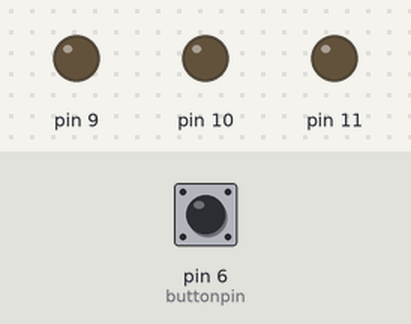
Simulated run of this sketch. Board: Arduino Uno, built with avr-gcc and run on an emulated ATmega328P. On the bench: output pins drawn as LEDs (lit = HIGH). Inputs (shaded band) come from the test bench; at power-on: pin 6 (buttonpin) LOW.

Above: at 1.2 s.
1.3 s: pin 6 (buttonpin) pulled HIGH for 0.15 s
At 1.9 s:
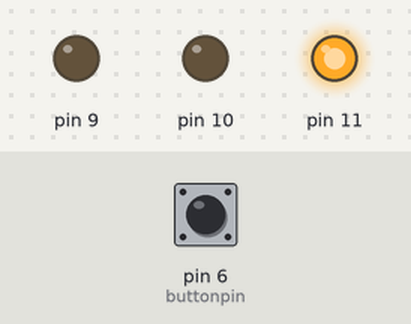
At 6.9 s:
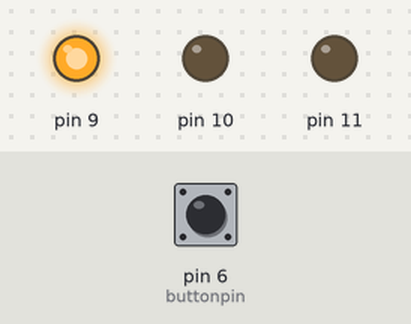
Timing chart, 0 to 18.8 s (numbered marks = the images above; inputs shaded):
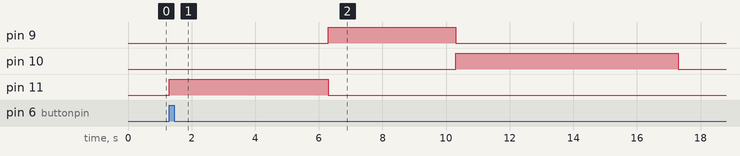

Measured:
- after the input at 1.3 s, pin 9: LOW → HIGH after 5.0 s, → LOW 4.0 s later; pin 10: LOW → HIGH after 9.0 s, → LOW 7.0 s later; pin 11: LOW → HIGH at once, → LOW 5.0 s later

The sketch:

stop_light.ino
```cpp
/*
  Blink
  Turns on an LED on for one second, then off for one second, repeatedly.

  Most Arduinos have an on-board LED you can control. On the Uno and
  Leo==d 8 May 2014
  by Scott Fitzgerald
 */
const int buttonpin = 6;
int buttonstate = 0;

// the setup function runs once when you press reset or power the board
void setup() {
  // initialize digital pin 11 as an output.
  pinMode(11, OUTPUT);
  pinMode(10, OUTPUT);
  pinMode(9, OUTPUT);
  pinMode(buttonpin, INPUT);
}

// the loop function runs over and over again forever
void loop() {
  buttonstate = digitalRead(buttonpin);
  Serial.println(buttonstate);
  if (buttonstate == HIGH){
    digitalWrite(11, HIGH);  // turn the LED on (HIGH is the voltage level)
    digitalWrite(10, LOW);
    digitalWrite(9, LOW);
    delay(5000);              // wait for a second
    digitalWrite(11, LOW);    // turn the LED off by making the voltage LOW
    digitalWrite(10, LOW);
    digitalWrite(9, HIGH);
    delay(4000);
    digitalWrite(11, LOW);    // turn the LED off by making the voltage LOW
    digitalWrite(10, HIGH);
    digitalWrite(9, LOW);
    delay(7000);              // wait for a second
}
else {
    digitalWrite(11, LOW);  // turn LED off
    digitalWrite(10, LOW);
    digitalWrite(9, LOW);}
}
```
